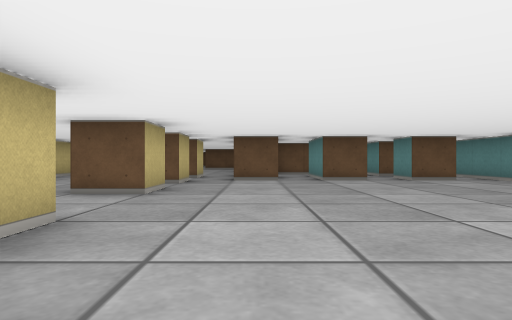
View 1 (above)

20 first-person views from a walk through a cub3D level. The camera is about half as high as the walls, looks level and sees 75° across. The floor is counted in squares. Each view is taken from the middle of a square. On the plan, view 1 faces up. The plan holds only what a view shows up to about 9 squares ahead; the rest is blank.

View 2
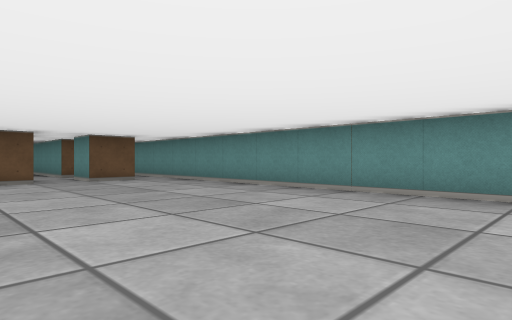

View 3
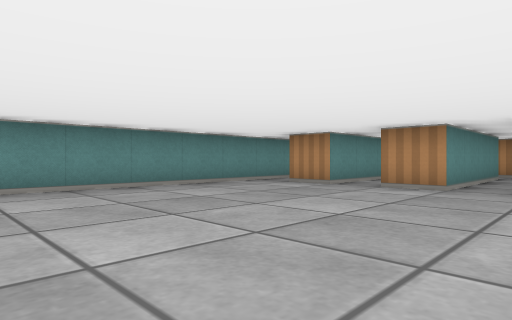

View 4
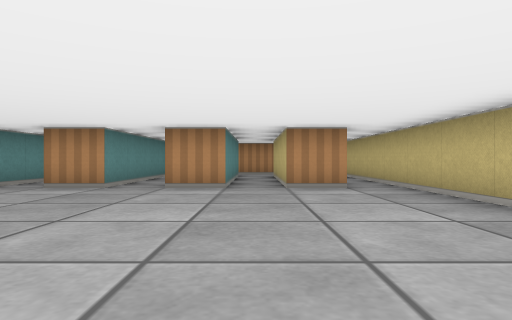

View 5
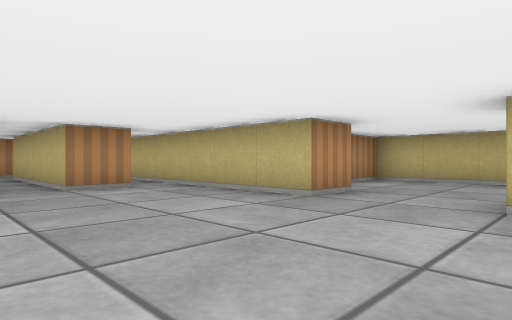

View 6
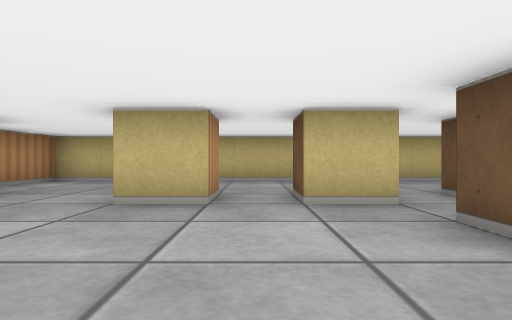

View 7
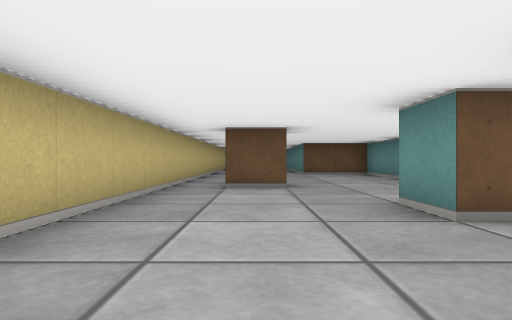

View 8
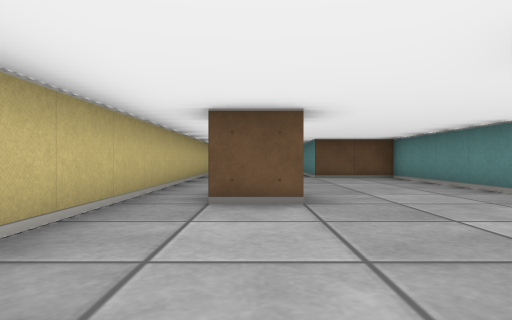

View 9
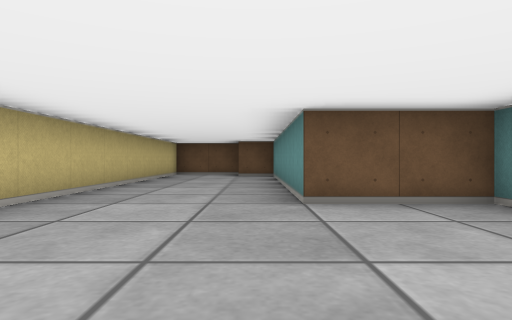

View 10
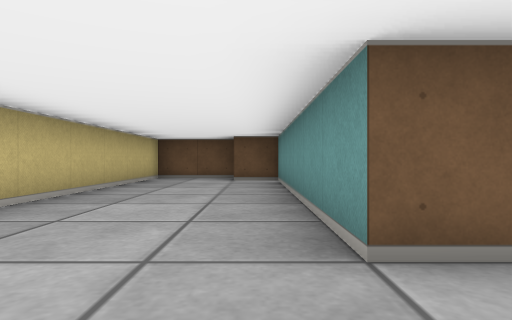

View 11
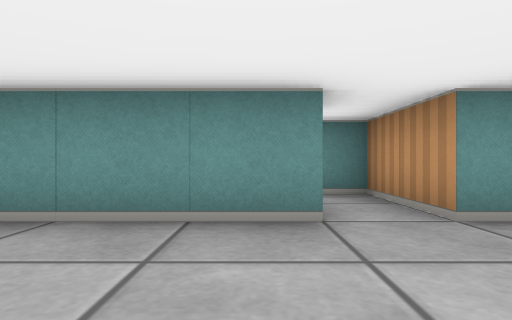

View 12
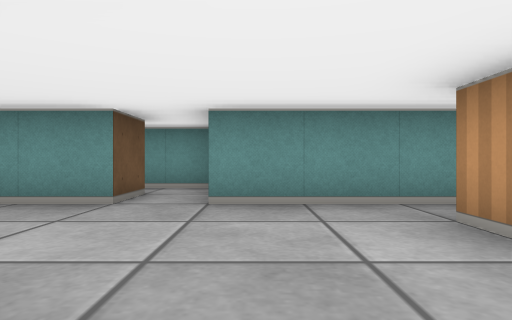

View 13
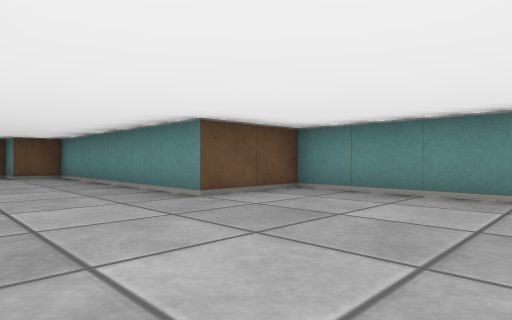

View 14
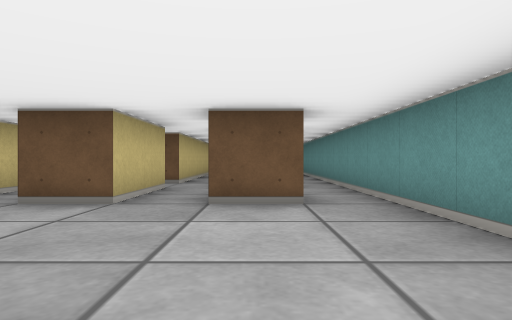

View 15
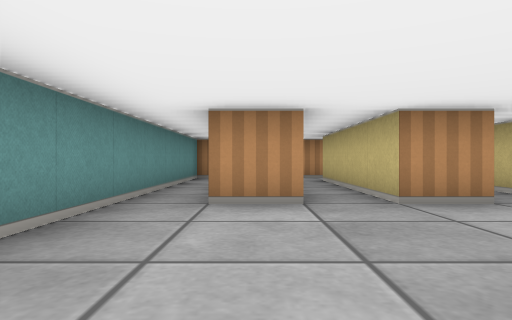

View 16
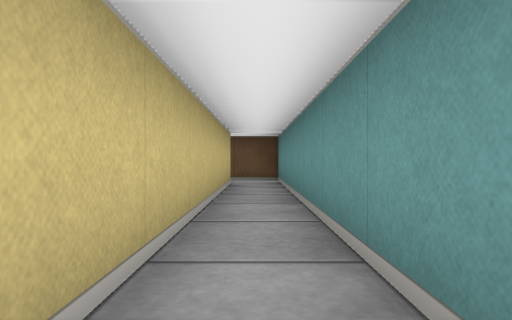

View 17
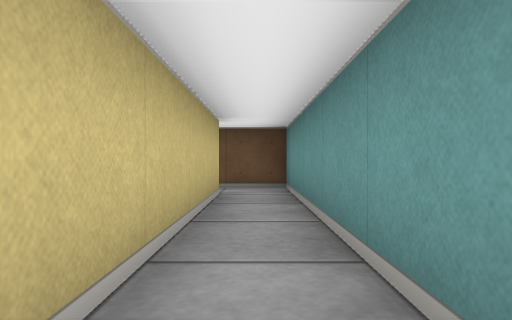

View 18
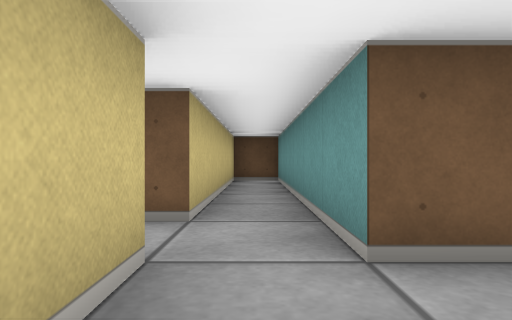

View 19
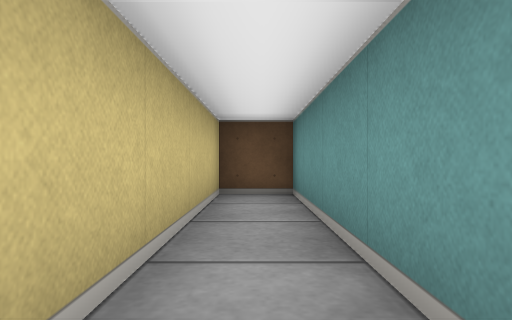

View 20
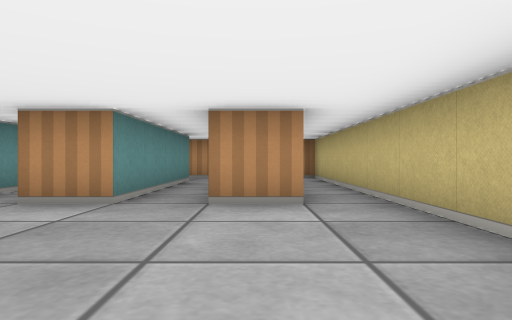

### Floor plan
Points are (right, up) in squares from view 1. A wall is a line through its corners. A room is listed if a view was taken in it or the views show most of it. See-through windows are left out.
Room 1 (views 1, 2, 3, 4, 5, 6, 7, 8, 9, 10, 11, 12, 13, 14, 15, 16, 17, 18, 19, 20)
walls: (0.6, 7.5) (-0.5, 7.5); (-1.5, 7.5) (-1.5, 6.5) (-2.5, 6.5); (-0.5, 8.9) (-0.5, 11.5); (-1.5, 9) (-1.5, 8.5) (-2.5, 8.5) (-2.5, 9.5); (-2.5, 5.5) (-1.5, 5.5) (-1.5, 4.5) (-2.5, 4.5); (-2.1, 9.5) (-1.5, 9.5); (2.5, 9.5) (2.5, 7.5) (1.5, 7.5); (4.6, 7.5) (3.5, 7.5) (3.5, 8.5); (4.2, 9.5) (3.5, 9.5) (3.5, 15.5) (2.5, 15.5) (2.5, 10.5); (-2.5, 2.5) (-1.5, 2.5) (-1.5, -5.5) (2.9, -5.5); (-0.5, 12.5) (-0.5, 16.5) (-2.5, 16.5) (-2.5, 22.5) (-3.5, 22.5) (-3.5, 23.5) (-5.5, 23.5) (-5.5, 1.5) (-3.8, 1.5); (-3.4, 11.5) (-4.5, 11.5); (-0.5, -0.5) (0.5, -0.5) (0.5, -4.5); (4.5, 15.5) (4.5, 9.6); (3.5, -4) (3.5, -0.5) (4.5, -0.5); (1.5, -4.5) (1.5, -0.5) (2.5, -0.5) (2.5, -4.5); (5.5, -5.4) (5.5, 16.5) (4.4, 16.5)
ways out: opening at (1, 8.5) to room 2; opening at (2, 10) to room 2; opening at (0, 12) to room 3
Room 2 (no view inside)
walls: (0.5, 9) (0.5, 8.5); (1.5, 7.5) (1.5, 9); (2.5, 10.5) (2.1, 10.5)
ways out: opening at (1, 8.5) to room 1; opening at (2, 10) to room 1
Room 3 (no view inside)
walls: (0.5, 12.5) (-0.5, 12.5); (-0.5, 11.5) (1.5, 11.5) (1.5, 12.9)
ways out: opening at (0, 12) to room 1

Positions as (right, up) in squares from view 1, and headings:
1: (0, 0), facing up
2: (1, 0), facing up-right
3: (0, 5), facing down-right
4: (1, 5), facing down
5: (2, 5), facing down-left
6: (2, 6), facing left
7: (-4, 6), facing up
8: (-4, 8), facing up
9: (-3, 13), facing up
10: (-3, 15), facing up
11: (-3, 13), facing right
12: (-4, 11), facing right
13: (-5, 13), facing up-right
14: (4, 4), facing up
15: (4, 3), facing down
16: (5, 9), facing up
17: (5, 11), facing up
18: (3, 8), facing up
19: (3, 11), facing up
20: (0, 3), facing down
